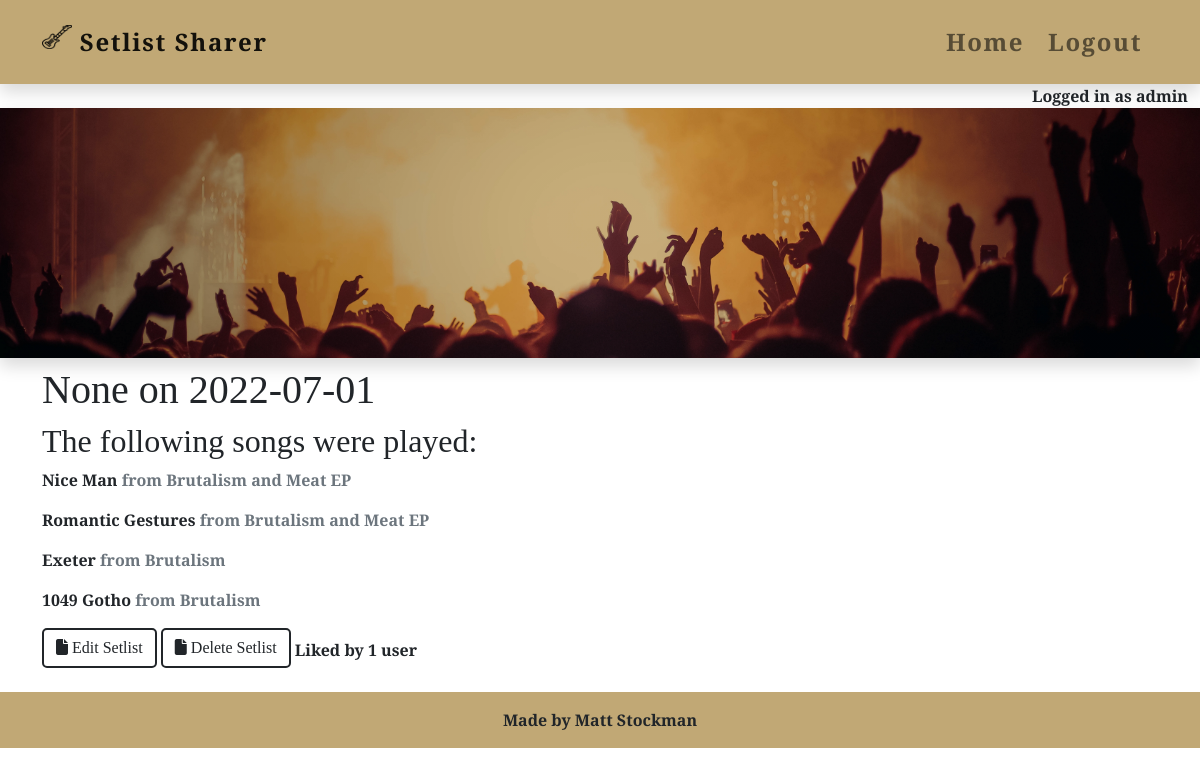
/setlist/detail/11/ (signed in), run on the app's committed database.
### setlist/models.py (models this page shows, shortened)
class Setlist(models.Model):
    gig = models.OneToOneField('home.Gig', related_name='setlist_gig',
                               on_delete=models.CASCADE, null=True)
    author = models.ForeignKey(User, on_delete=models.SET_NULL, null=True)
    song = models.ManyToManyField(Song)
    status = models.IntegerField(choices=STATUS, default=0)
    agree = models.ManyToManyField(User, related_name='setlist_agree',
                                   blank=True)
    disagree = models.ManyToManyField(User, related_name='setlist_disagree',
                                      blank=True)
    class Meta:
        ordering = ['gig__date']
    def __str__(self):
        return f"{self.gig.venue} on {self.gig.date}"

class Song(models.Model):
    title = models.CharField(max_length=200, unique=True, null=False)

class Release(models.Model):
    title = models.CharField(max_length=200)
    songs = models.ManyToManyField(Song, related_name="releases")
    def __str__(self):
        return self.title

### home/models.py (models this page shows, shortened)
class Gig(models.Model):
    date = models.DateField(auto_now_add=False, auto_now=False, blank=True,
                            null=True)
    venue = models.ForeignKey('setlist.Venue', on_delete=models.CASCADE,
                              null=True)
    image = CloudinaryField('image', null=True, blank=True)
    image_status = models.IntegerField(choices=STATUS, default=0)

### setlist/views.py (the view)
# urls.py: path('detail/<str:pk>/', detail, name='detail_setlist'),
@login_required
def detail(request, pk):
    setlist = Setlist.objects.get(id=pk)
    context = {
        'setlist': setlist,
    }
    return render(request, 'setlist/detail.html', context)

### setlist/templates/setlist/detail.html (shortened to what this page needs)
{% extends 'base.html' %}
{% block content %}
<div class="container">
    <h1>{{ setlist }}</h1>
    <h2>The following songs were played:</h2>
    {% for song in setlist.song.all %}
        <p>{{ song.title }}
            <span class="text-muted">from
            {% for release in song.releases.all %}
                {% if forloop.first %}
                    {{ release }}
                {% elif forloop.last %}
                    and {{ release }}
                {% else %}
                    {{ release }},
                {% endif %}
            {% endfor %}
            </span>
        </p>
    {% endfor %}
    {% if user.id == setlist.author.id %}
        <a href="{% url 'edit_setlist' setlist.id %}" class="btn btn-outline-dark mb-2 main-btn">
        <i class="fa-solid fa-file pe-1"></i>Edit Setlist</a>
        <a href="{% url 'delete_setlist' setlist.id %}" class="btn btn-outline-dark mb-2 main-btn">
            <i class="fa-solid fa-file pe-1"></i>Delete Setlist</a>
    {% endif %}
        Liked by {{ setlist.agree.all.count }} user{{ setlist.agree.all.count|pluralize }}
{% endblock %}

### templates/base.html (shortened to what this page needs)
{% load static %}
<!DOCTYPE html>
<html class="h-100">
<head>
    <link rel="stylesheet" href="https://cdnjs.cloudflare.com/ajax/libs/font-awesome/5.15.3/css/all.min.css">
    <link href="https://cdn.jsdelivr.net/npm/bootstrap@5.0.1/dist/css/bootstrap.min.css" rel="stylesheet"
>
    <link rel="stylesheet" href="{% static '/css/style.css' %}">
</head>
<body class="d-flex flex-column">
    <nav class="navbar navbar-expand-sm navbar-light shadow p-3">
        <div class="container bg-image">
            <a class="navbar-brand" href="{% url 'index' %}">
                <img src="{% static 'images/guitar-logo-no-bg.png' %}" alt="Black outline of a guitar" title="Black outline of a guitar" width="30" height="24" class="d-inline-block align-text-top">
                Setlist Sharer
            </a>
            <div class="collapse navbar-collapse" id="navbarCollapse">
                <div class="navbar-nav ms-auto">
                    {% with url_name=request.resolver_match.url_name %}
                    <a class="nav-link pe-3 {% if url_name == 'index' %} active {% endif %}" href="{% url 'index' %}">Home</a>
                        {% if user.is_authenticated %}
                        <a class="nav-link pe-3 {% if url_name == 'account_logout' %} active {% endif %}" href="{% url 'account_logout' %}">Logout</a>
                        {% else %}
                        <a class="nav-link pe-3 {% if url_name == 'account_signup' %} active {% endif %}" href="{% url 'account_signup' %}">Sign Up</a>
                        <a class="nav-link {% if url_name == 'account_login' %} active {% endif %}" href="{% url 'account_login' %}">Login</a>
                        {% endif %}
                    {% endwith %}
                </div>
            </div>
        </div>
    </nav>
    {% if user.is_authenticated %}
    <div class="text-end container-fluid">
        Logged in as {{ user }}
    </div>
    {% endif %}
    <div class="container-fluid p-0">
        <div id="hero" class="shadow mb-2">
        </div>
    </div>
    <main class="flex-shrink-0 main-bg">
        {% block content %}
        {% endblock content %}
    </main>
    <footer class="footer mt-3 py-3">
        <p class="m-0 text-center">Made by Matt Stockman</p>
    </footer>
</body>
</html>

### static/css/style.css (style rules this page uses)
body { font-family: 'Crimson Text', serif; font-weight: 700; }
nav, .navbar-brand { font-size: 1.5rem; letter-spacing: 0.1rem; }
#hero { background-image: linear-gradient(rgba(0, 0, 0, 0.2), rgba(0, 0, 0, 0.2)), url('/static/images/crowd.jpg'); background-size: cover; background-position: center center; height: 250px; }
.main-btn { border-width: 2px !important; border-radius: 5px; }
nav, footer { background: #C1A875; }

### data on the page
Setlist: gig.date "None on 2022-07-01", agree.all.count "1"
Song: title "Nice Man"
Release: title "Brutalism"
Release: title "Meat EP"
Song: title "Romantic Gestures"
Song: title "Exeter"
Song: title "1049 Gotho"

### other printed values
{{ user }} "admin"
